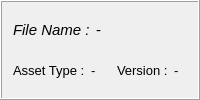
       <widget class="QFrame" name="frame_13">
        <property name="frameShape">
         <enum>QFrame::Box</enum>
        </property>
        <property name="frameShadow">
         <enum>QFrame::Raised</enum>
        </property>
        <layout class="QVBoxLayout" name="verticalLayout_34">
         <item>
          <layout class="QVBoxLayout" name="verticalLayout_33">
           <item>
            <layout class="QHBoxLayout" name="horizontalLayout_8" stretch="1,6">
             <item>
              <widget class="QLabel" name="label_2">
               <property name="font">
                <font>
                 <pointsize>11</pointsize>
                 <italic>true</italic>
                </font>
               </property>
               <property name="text">
                <string>File Name :</string>
               </property>
              </widget>
             </item>
             <item>
              <widget class="QLabel" name="fileNameLabel">
               <property name="font">
                <font>
                 <pointsize>11</pointsize>
                </font>
               </property>
               <property name="text">
                <string>-</string>
               </property>
              </widget>
             </item>
            </layout>
           </item>
           <item>
            <layout class="QHBoxLayout" name="horizontalLayout_10" stretch="1,3,1,2">
             <item>
              <widget class="QLabel" name="label_16">
               <property name="font">
                <font>
                 <pointsize>10</pointsize>
                </font>
               </property>
               <property name="text">
                <string>Asset Type :</string>
               </property>
              </widget>
             </item>
             <item>
              <widget class="QLabel" name="typeAssetLabel">
               <property name="font">
                <font>
                 <pointsize>10</pointsize>
                </font>
               </property>
               <property name="text">
                <string>-</string>
               </property>
              </widget>
             </item>
             <item>
              <widget class="QLabel" name="label_18">
               <property name="font">
                <font>
                 <pointsize>10</pointsize>
                </font>
               </property>
               <property name="text">
                <string>Version :</string>
               </property>
              </widget>
             </item>
             <item>
              <widget class="QLabel" name="versionLabel">
               <property name="font">
                <font>
                 <pointsize>10</pointsize>
                </font>
               </property>
               <property name="text">
                <string>-</string>
               </property>
              </widget>
             </item>
            </layout>
           </item>
          </layout>
         </item>
        </layout>
       </widget>
